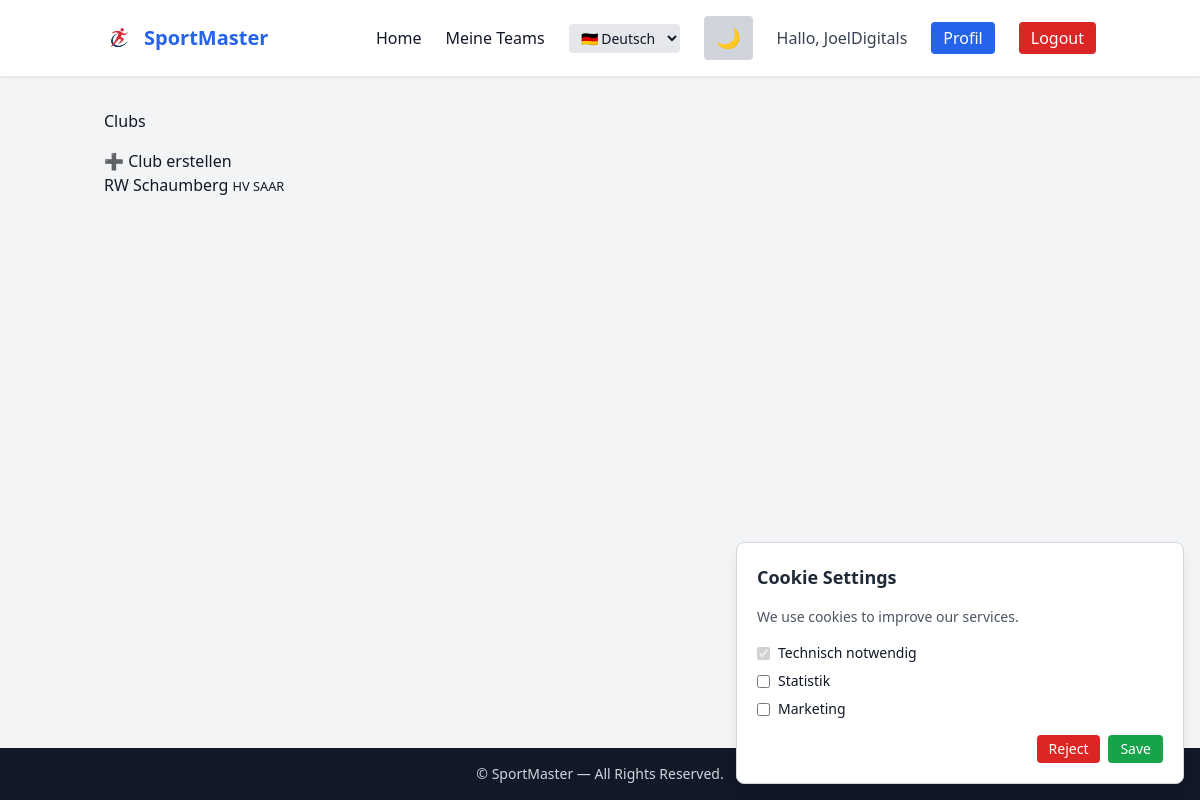
The app's page /club/ (signed in) with its own data.
### accounts/models.py (models this page shows, shortened)
class CustomUser(AbstractUser):
    ROLE_CHOICES = [
        ("player", "Player"),
        ("referee", "Referee"),
        ("timekeeper", "Timekeeper / Secretary"),
        ("coach", "Coach"),
        ("club_admin", "Club Admin"),
        ("federation_admin", "Federation Admin"),
        ("global_admin", "Global Admin"),
    ]
    role = models.CharField(max_length=30, choices=ROLE_CHOICES, default="player")
    short_id = models.CharField(max_length=12, unique=True, null=True, blank=True)
    club = models.ForeignKey("club.Club", null=True, blank=True, on_delete=models.SET_NULL)
    federation = models.ForeignKey("federation.Federation", null=True, blank=True, on_delete=models.SET_NULL)

### club/models.py (models this page shows, shortened)
class Club(models.Model):
    name = models.CharField(max_length=255)
    federation = models.ForeignKey("federation.Federation", null=True, blank=True, on_delete=models.SET_NULL)
    address = models.TextField(blank=True)
    contact_email = models.EmailField(null=True,blank=True)
    phone = models.CharField(max_length=50, blank=True)
    slug = models.SlugField(unique=True)
    created_at = models.DateTimeField(auto_now_add=True)
    updated_at = models.DateTimeField(auto_now=True)
    additional_info = models.TextField(null=True, blank=True)
    website = models.URLField(null=True, blank=True)
    sport = models.ForeignKey(Sport, on_delete=models.SET_NULL, null=True)

### federation/models.py (models this page shows, shortened)
class Federation(models.Model):
    name = models.CharField(max_length=255)
    parent = models.ForeignKey("self", null=True, blank=True, on_delete=models.SET_NULL)
    country = models.CharField(max_length=100, blank=True)
    contact_email = models.EmailField(null=True,blank=True)
    slug = models.SlugField(unique=True)
    created_at = models.DateTimeField(auto_now_add=True)
    updated_at = models.DateTimeField(auto_now=True)
    additional_info = models.TextField(null=True, blank=True)
    adress = models.CharField(max_length=255, null=True, blank=True)
    phone_number = models.CharField(max_length=20, null=True, blank=True)
    website = models.URLField(null=True, blank=True)
    head_federation = models.ForeignKey(Head_Federation, null=True, blank=True, on_delete=models.SET_NULL)
    sport = models.ForeignKey(Sport, on_delete=models.SET_NULL, null=True)
    def __str__(self):
        return self.name

### club/views.py (the view)
# urls.py: path("", views.club_list, name="club_list"),
@login_required
def club_list(request):
    clubs = Club.objects.all()
    return render(request, "clubs/club_list.html", {"clubs": clubs})

### club/templates/clubs/club_list.html
{% extends "base.html" %}
{% block content %}
<h1 class="mb-4">Clubs</h1>
<a class="btn btn-success mb-3" href="{% url 'club_create' %}">➕ Club erstellen</a>
<ul class="list-group">
    {% for club in clubs %}
        <li class="list-group-item d-flex justify-content-between align-items-center">
            <a href="{% url 'club_detail' club.slug %}">{{ club.name }}</a>
            <small>{{ club.federation }}</small>
        </li>
    {% empty %}
        <p>Keine Clubs vorhanden.</p>
    {% endfor %}
</ul>
{% endblock %}

### accounts/templates/base.html (shortened to what this page needs)
{% load static %}
<!DOCTYPE html>
<html lang="{{ LANGUAGE_CODE|default:'de' }}" class="scroll-smooth">
<head>
    <script src="https://cdn.tailwindcss.com"></script>
</head>
<body class="bg-gray-100 dark:bg-gray-900 text-gray-900 dark:text-gray-200 min-h-screen flex flex-col transition-colors">
<nav class="bg-white dark:bg-gray-800 border-b border-gray-200 dark:border-gray-700 shadow-sm">
  <div class="container mx-auto px-4 py-4 flex items-center justify-between">
    <a href="{% url 'home' %}" class="flex items-center gap-2 text-xl font-bold text-blue-600 dark:text-blue-400">
        <img src="{% static 'images/logo.png' %}" class="h-8 w-auto">
        SportMaster
    </a>
    <div class="hidden md:flex items-center gap-6">
        <a href="{% url 'home' %}" class="hover:text-blue-500 dark:hover:text-blue-300 transition">Home</a>
        {% if user.is_authenticated %}
            <a href="{% url 'team_list' %}" class="hover:text-blue-500 dark:hover:text-blue-300 transition">Meine Teams</a>
        {% endif %}
        <select id="langSelector"
            class="bg-gray-200 dark:bg-gray-700 text-sm px-2 py-1 rounded focus:outline-none">
            <option value="de" {% if LANGUAGE_CODE == 'de' %}selected{% endif %}>🇩🇪 Deutsch</option>
        </select>
        <button id="themeToggle"
            class="px-3 py-2 rounded bg-gray-300 dark:bg-gray-700 hover:bg-gray-400 dark:hover:bg-gray-600 text-xl transition">
        </button>
        {% if user.is_authenticated %}
            <span class="text-gray-700 dark:text-gray-300">Hallo, {{ user.username }}</span>
            <a href="{% url 'profile' %}" class="px-3 py-1 rounded bg-blue-600 text-white hover:bg-blue-700 transition">Profil</a>
            <a href="{% url 'logout' %}" class="px-3 py-1 rounded bg-red-600 text-white hover:bg-red-700 transition">Logout</a>
        {% else %}
            <a href="{% url 'login' %}" class="px-3 py-1 rounded bg-blue-600 text-white hover:bg-blue-700 transition">Login</a>
            <a href="{% url 'register' %}" class="px-3 py-1 rounded bg-green-600 text-white hover:bg-green-700 transition">Registrieren</a>
        {% endif %}
    </div>
  </div>
</nav>
<div id="cookieBanner"
    class="fixed bottom-4 right-4 w-full max-w-md bg-white dark:bg-gray-800 shadow-lg border border-gray-300 dark:border-gray-700 p-5 rounded-lg space-y-4 hidden">
    <h3 class="text-lg font-semibold text-gray-800 dark:text-gray-200">
        {% if LANGUAGE_CODE == "de" %} Cookie-Einstellungen {% else %} Cookie Settings {% endif %}
    </h3>
    <p class="text-sm text-gray-600 dark:text-gray-300">
        {% if LANGUAGE_CODE == 'de' %}
            Wir verwenden Cookies, um unsere Dienste zu verbessern.
        {% else %}
            We use cookies to improve our services.
        {% endif %}
    </p>
    <div class="space-y-2 text-sm">
        <label class="flex items-center gap-2">
            <input type="checkbox" checked disabled>
            <span>Technisch notwendig</span>
        </label>
        <label class="flex items-center gap-2">
            <input type="checkbox" id="cookieStats">
            <span>Statistik</span>
        </label>
        <label class="flex items-center gap-2">
            <input type="checkbox" id="cookieMarketing">
            <span>Marketing</span>
        </label>
    </div>
    <div class="flex justify-end gap-2">
        <button id="rejectCookies"
                class="px-3 py-1 rounded bg-red-600 text-white hover:bg-red-700 text-sm">
            {% if LANGUAGE_CODE == 'de' %} Ablehnen {% else %} Reject {% endif %}
        </button>
        <button id="acceptCookies"
                class="px-3 py-1 rounded bg-green-600 text-white hover:bg-green-700 text-sm">
            {% if LANGUAGE_CODE == 'de' %} Speichern {% else %} Save {% endif %}
        </button>
    </div>
</div>
<main class="flex-grow container mx-auto px-4 py-8">
    {% block content %}{% endblock %}
</main>
<footer class="bg-gray-900 dark:bg-black text-gray-300 text-center py-4 text-sm mt-10">
  &copy; {{ now|date:"Y" }} SportMaster — All Rights Reserved.
</footer>
</body>
</html>

### records on screen
CustomUser: username "JoelDigitals"
Club: name "RW Schaumberg", federation "HV SAAR"
